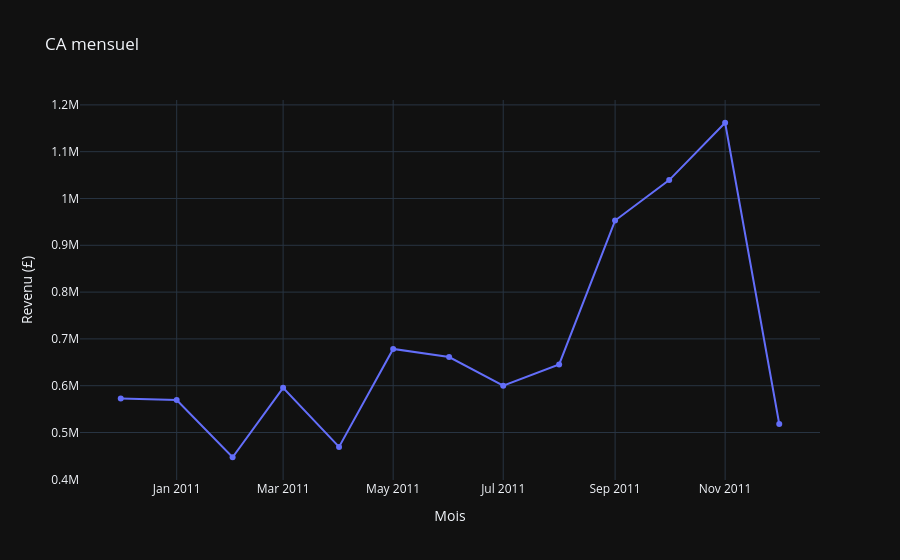
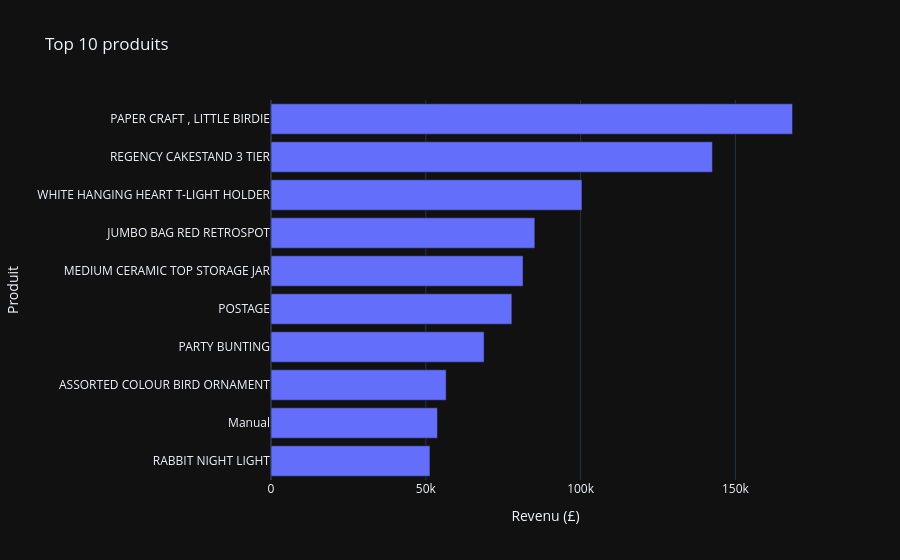
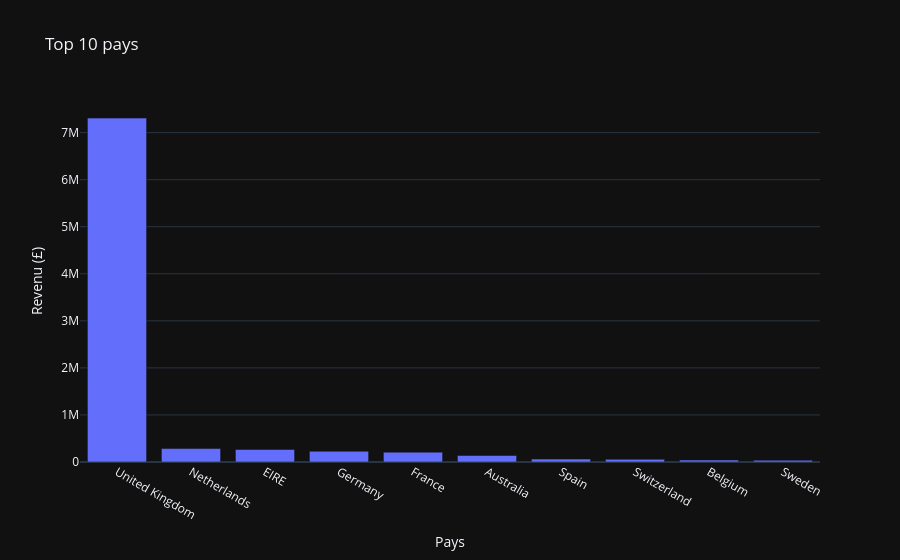

The notebook cell these images were saved under, in order:
### Code cell
from src.metrics import *
from src.charts import *

# KPIs
print(get_kpis(df))
print(get_retention(df))

# Graphiques
chart_revenue_by_month(get_revenue_by_month(df)).show()
chart_top_products(get_top_products(df)).show()
chart_top_countries(get_top_countries(df)).show()
chart_world_map(get_top_countries(df, n=50)).show()
chart_retention(get_retention(df)).show()
chart_orders_by_month(get_orders_by_month(df)).show()
chart_avg_basket_by_month(get_avg_basket_by_month(df)).show()
chart_top_customers(get_top_customers(df)).show()
chart_revenue_by_weekday(get_revenue_by_weekday(df)).show()
chart_heatmap(df).show()
chart_scatter(df).show()

### Figure 1 — Plotly figure (JSON) as saved in the notebook; plotly's stock layout.template omitted (floating-point values rounded to 4 significant figures)
{"data": [{"hovertemplate": "Mois=%{x}<br>Revenu (£)=%{y}<extra></extra>", "legendgroup": "", "line": {"color": "#636efa", "dash": "solid"}, "marker": {"symbol": "circle"}, "mode": "lines+markers", "name": "", "orientation": "v", "showlegend": false, "type": "scatter", "x": ["2010-12", "2011-01", "2011-02", "2011-03", "2011-04", "2011-05", "2011-06", "2011-07", "2011-08", "2011-09", "2011-10", "2011-11", "2011-12"], "xaxis": "x", "y": [572700.0, 569400.0, 447100.0, 595500.0, 469200.0, 678600.0, 661200.0, 600100.0, 645300.0, 952800.0, 1039000.0, 1162000.0, 518200.0], "yaxis": "y"}], "layout": {"legend": {"tracegroupgap": 0}, "title": {"text": "CA mensuel"}, "xaxis": {"anchor": "y", "domain": [0, 1], "title": {"text": "Mois"}}, "yaxis": {"anchor": "x", "domain": [0, 1], "title": {"text": "Revenu (£)"}}}}

### Figure 2 — Plotly figure (JSON) as saved in the notebook; plotly's stock layout.template omitted (floating-point values rounded to 4 significant figures)
{"data": [{"hovertemplate": "Revenu (£)=%{x}<br>Produit=%{y}<extra></extra>", "legendgroup": "", "marker": {"color": "#636efa", "pattern": {"shape": ""}}, "name": "", "orientation": "h", "showlegend": false, "textposition": "auto", "type": "bar", "x": [168500.0, 142600.0, 100400.0, 85220.0, 81420.0, 77800.0, 68840.0, 56580.0, 53780.0, 51350.0], "xaxis": "x", "y": ["PAPER CRAFT , LITTLE BIRDIE", "REGENCY CAKESTAND 3 TIER", "WHITE HANGING HEART T-LIGHT HOLDER", "JUMBO BAG RED RETROSPOT", "MEDIUM CERAMIC TOP STORAGE JAR", "POSTAGE", "PARTY BUNTING", "ASSORTED COLOUR BIRD ORNAMENT", "Manual", "RABBIT NIGHT LIGHT"], "yaxis": "y"}], "layout": {"barmode": "relative", "legend": {"tracegroupgap": 0}, "title": {"text": "Top 10 produits"}, "xaxis": {"anchor": "y", "domain": [0, 1], "title": {"text": "Revenu (£)"}}, "yaxis": {"anchor": "x", "autorange": "reversed", "domain": [0, 1], "title": {"text": "Produit"}}}}

### Figure 3 — Plotly figure (JSON) as saved in the notebook; plotly's stock layout.template omitted (floating-point values rounded to 4 significant figures)
{"data": [{"hovertemplate": "Pays=%{x}<br>Revenu (£)=%{y}<extra></extra>", "legendgroup": "", "marker": {"color": "#636efa", "pattern": {"shape": ""}}, "name": "", "orientation": "v", "showlegend": false, "textposition": "auto", "type": "bar", "x": ["United Kingdom", "Netherlands", "EIRE", "Germany", "France", "Australia", "Spain", "Switzerland", "Belgium", "Sweden"], "xaxis": "x", "y": [7308000.0, 285400.0, 265500.0, 228900.0, 209000.0, 138500.0, 61580.0, 56440.0, 41200.0, 38380.0], "yaxis": "y"}], "layout": {"barmode": "relative", "legend": {"tracegroupgap": 0}, "title": {"text": "Top 10 pays"}, "xaxis": {"anchor": "y", "domain": [0, 1], "title": {"text": "Pays"}}, "yaxis": {"anchor": "x", "domain": [0, 1], "title": {"text": "Revenu (£)"}}}}
